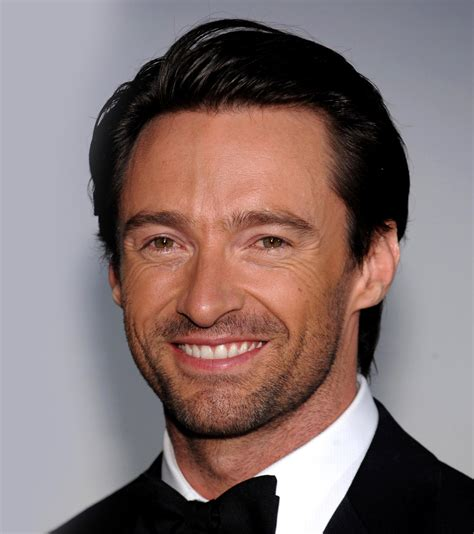
#> input picture server/test_images/hj1.jpg, 474 x 534 px; its folder holds only this picture in this run
$ python -i util.py   (imports and definitions only)
#> lines starting #> are read from the running program, lines starting #| are printed output that depends on the picture
import joblib
import json
import numpy as np
import base64
import cv2
from wavelet import w2d

__class_name_to_number = {}
__class_number_to_name = {}

__model = None

def classify_image(image_base64_data, file_path=None):

    imgs = get_cropped_image_if_2_eyes(file_path, image_base64_data)

    result = []
    for img in imgs:
        scalled_raw_img = cv2.resize(img, (32, 32))
        img_har = w2d(img, 'db1', 5)
        scalled_img_har = cv2.resize(img_har, (32, 32))
        combined_img = np.vstack((scalled_raw_img.reshape(32 * 32 * 3, 1), scalled_img_har.reshape(32 * 32, 1)))

        len_image_array = 32*32*3 + 32*32

        final = combined_img.reshape(1,len_image_array).astype(float)
        result.append({
            'class': class_number_to_name(__model.predict(final)[0]),
            'class_probability': np.around(__model.predict_proba(final)*100,2).tolist()[0],
            'class_dictionary': __class_name_to_number
        })

    return result

def class_number_to_name(class_num):
    return __class_number_to_name[class_num]

def load_saved_artifacts():
    print("loading saved artifacts...start")
    global __class_name_to_number
    global __class_number_to_name

    with open("D:/Coding/13_DataScience/projects/server/artifacts/class_dictionary.json", "r") as f:
        __class_name_to_number = json.load(f)
        __class_number_to_name = {v:k for k,v in __class_name_to_number.items()}

    global __model
    if __model is None:
        with open('D:/Coding/13_DataScience/projects/server/artifacts/saved_model.pkl', 'rb') as f:
            __model = joblib.load(f)
    print("loading saved artifacts...done")


def get_cv2_image_from_base64_string(b64str):
    '''
    credit: https://stackoverflow.com/questions/33754935/read-a-base-64-encoded-image-from-memory-using-opencv-python-library
    :param uri:
    :return:
    '''
    encoded_data = b64str.split(',')[1]
    nparr = np.frombuffer(base64.b64decode(encoded_data), np.uint8)
    img = cv2.imdecode(nparr, cv2.IMREAD_COLOR)
    return img

def get_cropped_image_if_2_eyes(image_path, image_base64_data):
    face_cascade = cv2.CascadeClassifier('D:/Coding/13_DataScience/projects/server/opencv/haarcascades/haarcascade_frontalface_default.xml')
    eye_cascade = cv2.CascadeClassifier('D:/Coding/13_DataScience/projects/server/opencv/haarcascades/haarcascade_eye.xml')

    if image_path:
        img = cv2.imread(image_path)
    else:
        img = get_cv2_image_from_base64_string(image_base64_data)

    gray = cv2.cvtColor(img, cv2.COLOR_BGR2GRAY)
    faces = face_cascade.detectMultiScale(gray, 1.3, 5)

    cropped_faces = []
    for (x,y,w,h) in faces:
            roi_gray = gray[y:y+h, x:x+w]
            roi_color = img[y:y+h, x:x+w]
            eyes = eye_cascade.detectMultiScale(roi_gray)
            if len(eyes) >= 2:
                cropped_faces.append(roi_color)
    return cropped_faces

# def get_b64_test_image_for_virat():
#     with open("b64.txt") as f:
#         return f.read()

# [2 lines not run here, left out]

    # print(classify_image(get_b64_test_image_for_virat(), None))
    # print(classify_image(None, "D:/Coding/13_DataScience/projects/server/test_images/hj1.jpg"))
    # print(classify_image(None, "./test_images/federer2.jpg"))


>>> import cv2
>>> picture = cv2.imread('test_images/hj1.jpg', cv2.IMREAD_GRAYSCALE)
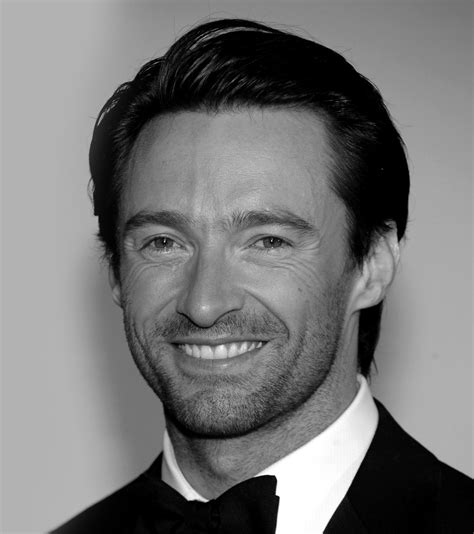
#> picture: shape (534, 474); min 0, max 255, mean 117.9
#> (the run stopped early here; a loop or call above may not have finished)
